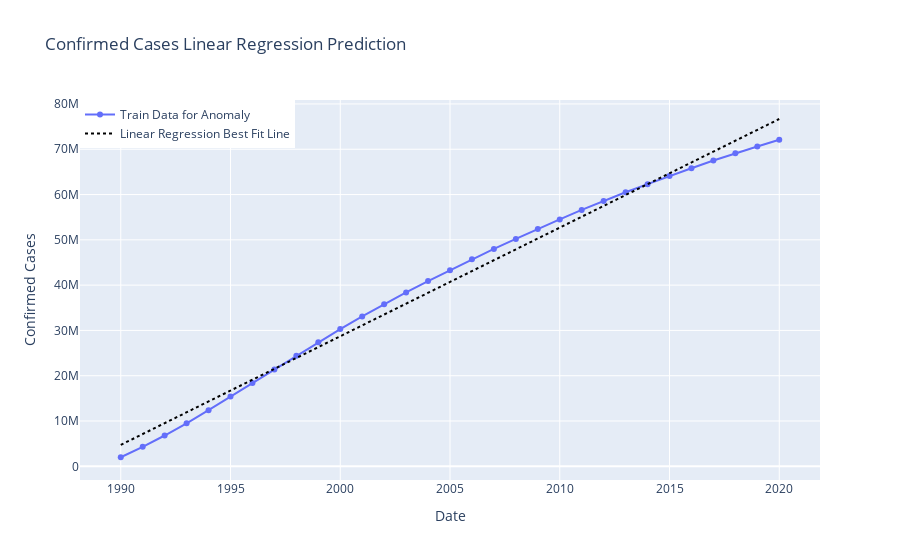

The notebook cell this image was saved under:
### Code cell
plt.figure(figsize=(11,6))
prediction_linreg=lin_reg.predict(np.array(Dataset["ds"]).reshape(-1,1))
linreg_output=[]
for i in range(prediction_linreg.shape[0]):
    linreg_output.append(prediction_linreg[i][0])

fig=go.Figure()
fig.add_trace(go.Scatter(x=Dataset["ds"], y=Dataset["y"],
                    mode='lines+markers',name="Train Data for Anomaly"))
fig.add_trace(go.Scatter(x=Dataset["ds"], y=linreg_output,
                    mode='lines',name="Linear Regression Best Fit Line",
                    line=dict(color='black', dash='dot')))
fig.update_layout(title="Confirmed Cases Linear Regression Prediction",
                 xaxis_title="Date",yaxis_title="Confirmed Cases",legend=dict(x=0,y=1,traceorder="normal"))
fig.show()

### Figure 1 — Plotly figure (JSON) as saved in the notebook; plotly's stock layout.template omitted (floating-point values rounded to 4 significant figures)
{"data": [{"mode": "lines+markers", "name": "Train Data for Anomaly", "type": "scatter", "x": [1990, 1991, 1992, 1993, 1994, 1995, 1996, 1997, 1998, 1999, 2000, 2001, 2002, 2003, 2004, 2005, 2006, 2007, 2008, 2009, 2010, 2011, 2012, 2013, 2014, 2015, 2016, 2017, 2018, 2019, 2020], "y": [2000000, 4300000, 6800000, 9500000, 12400000, 15400000, 18400000, 21400000, 24400000, 27400000, 30300000, 33100000, 35800000, 38400000, 40900000, 43300000, 45700000, 48000000, 50200000, 52400000, 54500000, 56600000, 58600000, 60500000, 62300000, 64100000, 65800000, 67500000, 69100000, 70600000, 72100000]}, {"line": {"color": "black", "dash": "dot"}, "mode": "lines", "name": "Linear Regression Best Fit Line", "type": "scatter", "x": [1990, 1991, 1992, 1993, 1994, 1995, 1996, 1997, 1998, 1999, 2000, 2001, 2002, 2003, 2004, 2005, 2006, 2007, 2008, 2009, 2010, 2011, 2012, 2013, 2014, 2015, 2016, 2017, 2018, 2019, 2020], "y": [4728000.0, 7126000.0, 9525000.0, 11920000.0, 14320000.0, 16720000.0, 19120000.0, 21520000.0, 23910000.0, 26310000.0, 28710000.0, 31110000.0, 33510000.0, 35910000.0, 38300000.0, 40700000.0, 43100000.0, 45500000.0, 47900000.0, 50300000.0, 52690000.0, 55090000.0, 57490000.0, 59890000, 62290000.0, 64690000.0, 67090000.0, 69480000.0, 71880000.0, 74280000.0, 76680000.0]}], "layout": {"legend": {"traceorder": "normal", "x": 0, "y": 1}, "title": {"text": "Confirmed Cases Linear Regression Prediction"}, "xaxis": {"title": {"text": "Date"}}, "yaxis": {"title": {"text": "Confirmed Cases"}}}}
